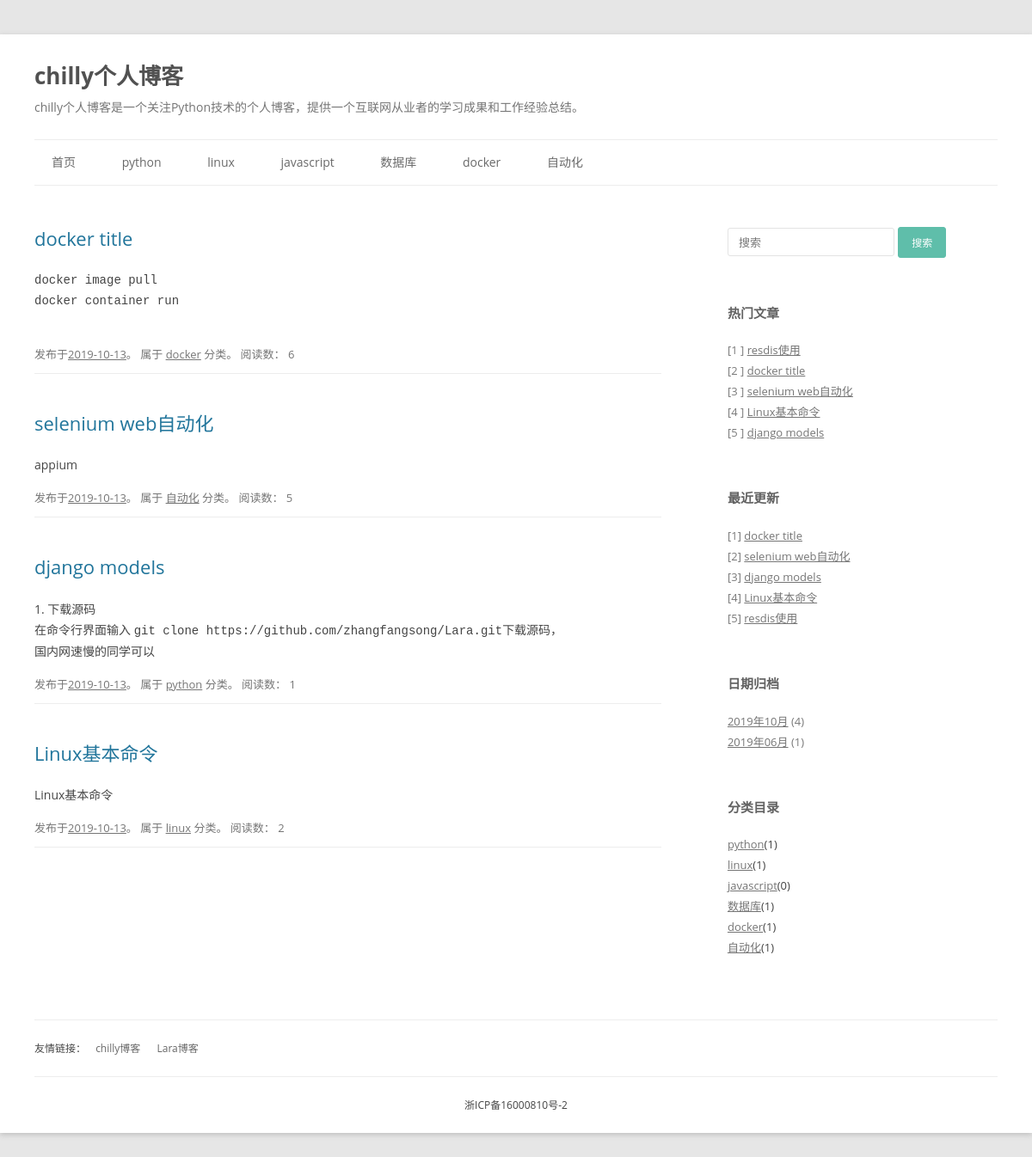
Page /blog/dete/2019/10 on the earlier database version.
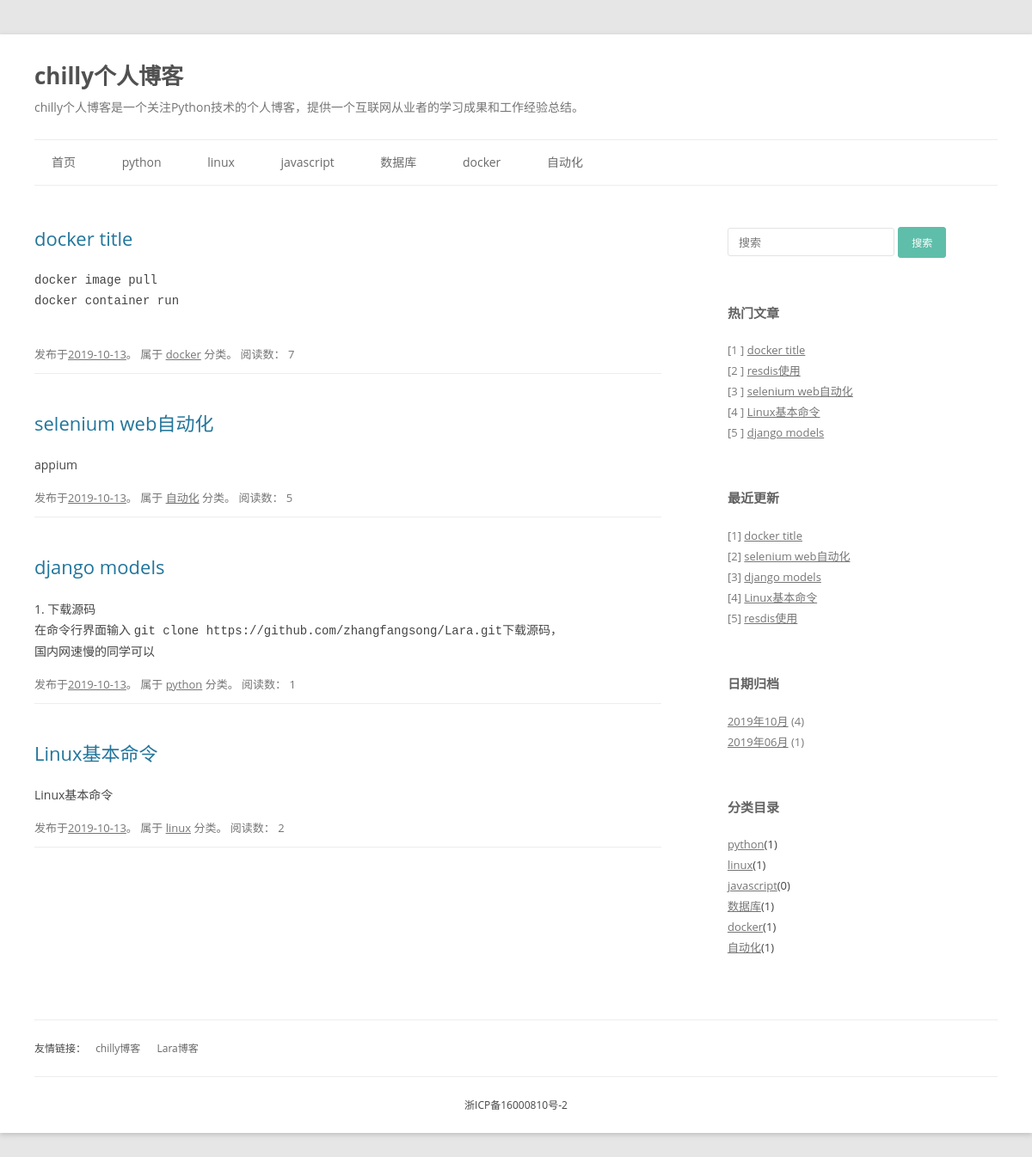
Same page on the later database version.
### blog/models.py (models this page shows, shortened)
class BlogType(models.Model):
    type_name = models.CharField(max_length = 32, verbose_name = '文章类型')
    class Meta:
        verbose_name = "博文类型"
        verbose_name_plural = "博文类型"
    def __str__(self):
        return self.type_name

class Blog(models.Model):
    title = models.CharField(max_length = 100, verbose_name = '文章标题')
    content = RichTextField(verbose_name = '内容')
    blog_type = models.ForeignKey(BlogType, on_delete = models.CASCADE, verbose_name = '文章类型')
    update_time = models.DateTimeField( verbose_name = '更新时间')
    read_count  = models.IntegerField(default = 0, verbose_name = '文章阅读数')
    class Meta:
        ordering = ('-update_time',)
        verbose_name = "博文"
        verbose_name_plural = "博文"

### blog/views.py (the view)
# urls.py: path('dete/<int:year>/<int:month>', views.get_blog_by_date, name = "date" ),
def get_blog_by_date(request, year, month):
    context = {}
    blogs_with_date = Blog.objects.filter(update_time__year=year, update_time__month=month)
    context['blogs_with_date'] = blogs_with_date
    blog_types = BlogType.objects.all()
    context['blog_types'] = blog_types
    context['latest_blogs'] = Blog.objects.all().order_by('-update_time')[:5]
    context['hot_blogs'] = Blog.objects.all().order_by('-read_count', '-update_time')[:5]
    date_count_dict = {}
    blog_dates = Blog.objects.dates('update_time', 'month', order='DESC')
    for blog_date in blog_dates:
        count = Blog.objects.filter(update_time__year=blog_date.year, update_time__month=blog_date.month).count()
        date_count_dict[blog_date] = count
    context['date_count_dict'] = date_count_dict
    return render(request, 'blog/date.html', context)

### blog/templates/blog/date.html (shortened to what this page needs)
{% load static %}
<!DOCTYPE html>
<html lang="zh-CN">
{% include 'blog/header.html' %}
<body class="home blog custom-background custom-font-enabled single-author">
	<div id="page" class="hfeed site">
		<header id="masthead" class="site-header" role="banner">
			{% include 'blog/title.html' %}
			{% include 'blog/nav.html' %}
		</header>
		<div id="main" class="wrapper">
			<div id="primary" class="site-content">
				<div id="content" role="main">
					{% for blog in blogs_with_date %}
					<article>
						<header class="entry-header">
							<h1 class="entry-title">
								<a href="{% url 'detail' blog.id %}" title="{{blog.title}}" rel="bookmark">{{blog.title}}</a>
							</h1>
						</header>
						<div class="entry-content">{{blog.content | safe | truncatechars_html:100}}</div>
						<footer class="entry-meta">
							发布于<a href="#" title="{{ blog.update_time | date:"Y-m-d" }}" rel="bookmark"><time class="entry-date" datetime="{{ blog.update_time | date:"Y-m-d" }}">{{ blog.update_time | date:"Y-m-d" }}</time></a>。
							属于 <a href="#" title="查看 {{blog.blog_type}}中的全部文章" rel="category">{{blog.blog_type}}</a> 分类。
							阅读数： {{ blog.read_count }}
						</footer>
					</article>
					{% endfor %}
				</div>
			</div>
			{% include 'blog/aside.html' %}
		</div>
		{% include 'blog/footer.html' %}
	</div>
</body>
</html>

### blog/templates/blog/nav.html (shortened to what this page needs)
<nav id="site-navigation" class="main-navigation" role="navigation">
			<ul class="nav-menu">
				<li><a href="/">首页</a></li>
				{% for type in blog_types %}
					<li>
						<a href="{% url 'type' type.id %}">{{ type.type_name }}</a>
					</li>
				{% endfor %}
            </ul>
		</nav>

### blog/templates/blog/aside.html (shortened to what this page needs)
<div id="secondary" class="widget-area" role="complementary">
            <aside id="search-2" class="widget widget_search">
				<form role="search" id="searchform" action="" method="post">
					<div>
						<input placeholder="搜索" type="text" name="keywords" id="s">
						<input type="submit" class="btn btn-default" id="searchsubmit" value="搜索">
					</div>
				</form>
			</aside>
			<aside id="recent-posts-2" class="widget widget_recent_entries">
				<h3 class="widget-title">热门文章</h3>
				<ul>
					{% for blog in hot_blogs %}
					<li><font style="color:#7a7a7a;">[{{ forloop.counter }} ]</font>&nbsp;<a href="{% url 'detail' blog.id %}" title="{{ blog.title }}">{{ blog.title }}</a></li>
					{% endfor %}
				</ul>
			</aside>
			<aside class="widget widget_recent_entries">
				<h3 class="widget-title">最近更新</h3>
				<ul>
					{% for blog in latest_blogs %}
					<li><font style="color:#7a7a7a;">[{{ forloop.counter }}]</font>&nbsp;<a href="{% url 'detail' blog.id %}" title="{{ blog.title }}">{{ blog.title }}</a></li>
					{% endfor %}
				</ul>
			</aside>
			<aside id="archives-2" class="widget widget_archive">
				<h3 class="widget-title">日期归档</h3>
				<ul>
                    {% for blog_date,count in date_count_dict.items  %}
                    <li><a href="{% url 'date' blog_date.year blog_date.month%}" title="{{ blog_date }}">{{ blog_date | date:"Y年m月"  }}</a>&nbsp;<font style="color:#7a7a7a;">({{count}})</font></li>
                    {% endfor %}
                </ul>
			</aside>
			<aside id="categories-2" class="widget widget_categories">
				<h3 class="widget-title">分类目录</h3>
				<ul>
					{% for type in blog_types %}
						<li class="cat-item cat-item-2"><a href="{% url 'type' type.id %}" title="{{ type.type_name }}">{{ type.type_name }}</a>({{type.blog_set.count}})</li>
					{% endfor %}
				</ul>
			</aside>
</div>

Differences in the rows shown:
changed Blog "docker title": read_count "6" → "7"; moves up the list
